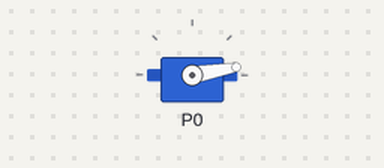
Recording of a program running on a simulated BBC micro:bit (MakeCode). Shown: servo.

Above: at 0.05 s.
At 2.3 s:
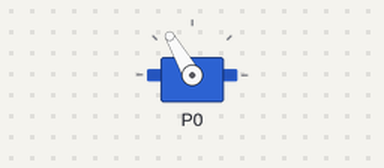
At 4.6 s:
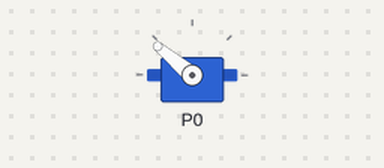
At 9.2 s:
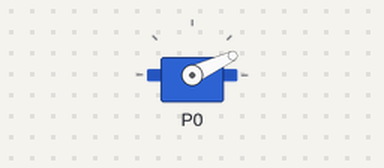
Timing chart, 0 to 12.8 s (numbered marks = the images above):
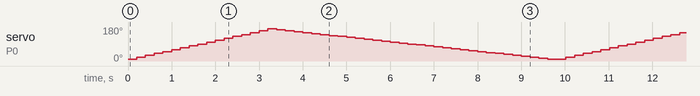

The program:

main.ts
```typescript
let angle = 0
servos.P0.setRange(10, 170)
basic.forever(function () {
    for (let index = 0; index <= 16; index++) {
        angle = index * 10 + 10
        servos.P0.setAngle(angle)
        basic.pause(200)
    }
    angle = 170
    for (let index = 0; index <= 31; index++) {
        angle = angle - 5
        servos.P0.setAngle(angle)
        basic.pause(200)
    }
})
```

test.ts
```typescript
// les tests vont ici ; cela ne sera pas compilé si ce paquet est utilisé en tant qu'extension.
```
